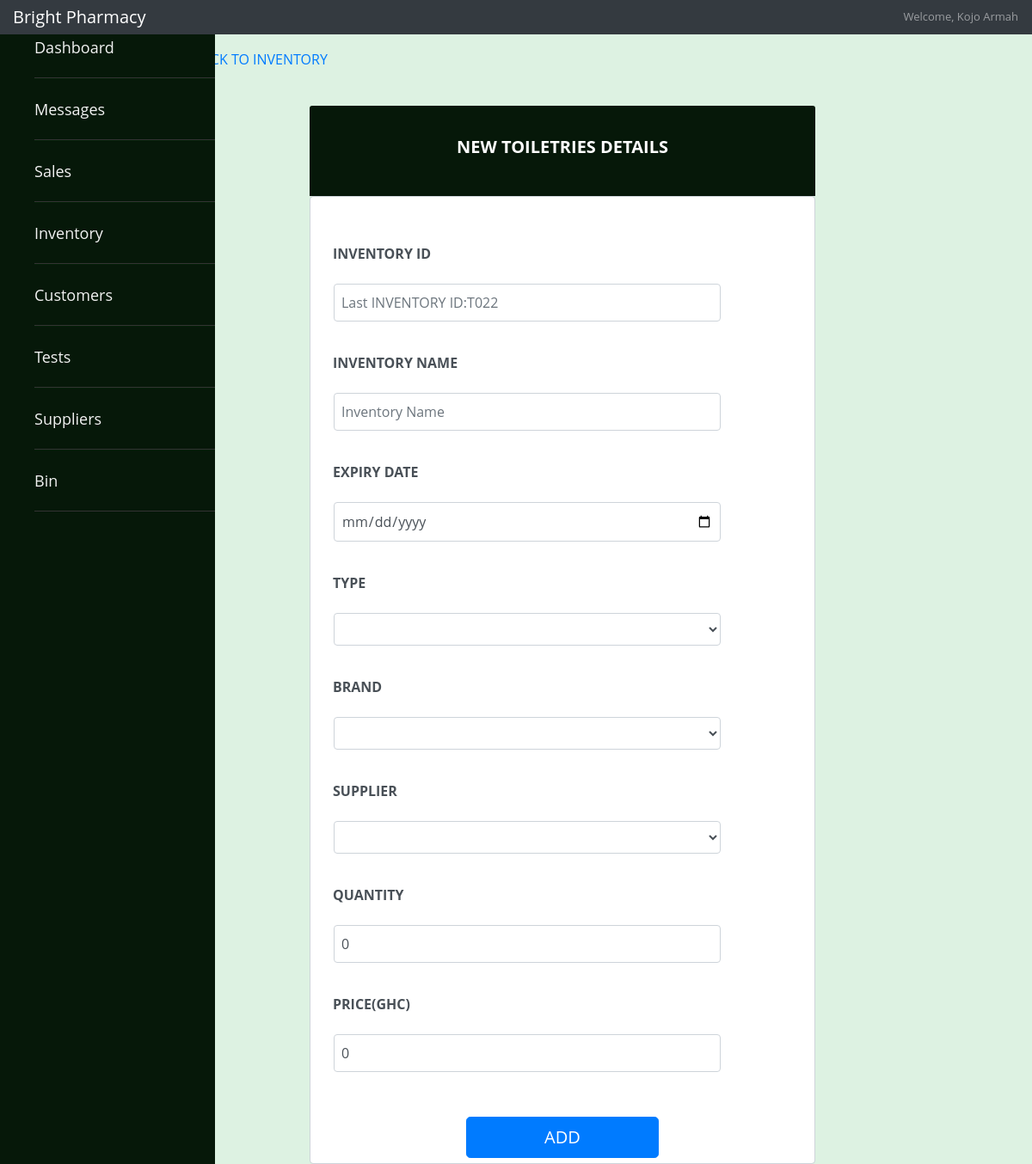
Screenshot of /employee/tinventory.php (signed in) with the database file from the repository.
### tables this page shows
CREATE TABLE `Employee_Log_in` (
  `EmployeeID` int(3) NOT NULL,
  `Password` varchar(300) NOT NULL
);

CREATE TABLE `Employee` (
  `EmployeeID` int(3) NOT NULL,
  `EmployeeFname` varchar(15) NOT NULL,
  `EmployeeLname` varchar(15) NOT NULL,
  `EmployeeGender` enum('male','female') DEFAULT NULL,
  `EmployeeDOB` date DEFAULT NULL,
  `EmployeeAddress` varchar(30) NOT NULL,
  `DepartmentID` int(11) NOT NULL,
  `ShiftTime` time NOT NULL,
  `EmploymentDate` date NOT NULL,
  `Salary` varchar(255) DEFAULT NULL,
  `EmployeeStatus` enum('Active','Inactive','On-Leave','') NOT NULL
);

CREATE TABLE `Inventory` (
  `InventoryID` varchar(6) NOT NULL,
  `InventoryName` varchar(20) NOT NULL,
  `ExpiryDate` date DEFAULT NULL,
  `SuppliersID` varchar(3) NOT NULL,
  `NumberofItems` int(100) NOT NULL,
  `Price` double NOT NULL,
  `Status` enum('Available','Unavailable') DEFAULT 'Available'
);

### employee/tinventory.php (the view, shortened to what this page needs)
<?php
     require_once("connection.php");
     if($_SESSION["loggedin"]){
        $id=$_SESSION["id"];
        $sql="SELECT * FROM Employee inner join Employee_Log_in ON Employee.EmployeeID=Employee_Log_in.EmployeeID WHERE Employee.EmployeeID='$id'";
        $results=mysqli_query($conn,$sql);
      if($row = mysqli_fetch_assoc($results)) {
        $fname=$row["EmployeeFname"];
        $lname=$row["EmployeeLname"];
    }
    $inventoryid="SELECT InventoryID from Inventory where InventoryID LIKE 'T%' ORDER BY InventoryID DESC LIMIT 1;";
    $res_inventory=mysqli_query($conn,$inventoryid);
    $row_inventory=mysqli_fetch_assoc($res_inventory);
    $last_num=$row_inventory['InventoryID'];
}
     ?>
<!DOCTYPE html>
<html lang="en">
<head>
    <link rel="stylesheet" href="https://maxcdn.bootstrapcdn.com/bootstrap/4.0.0/css/bootstrap.min.css">
    <link href="https://unpkg.com/ionicons@4.5.10-0/dist/css/ionicons.min.css" rel="stylesheet">
   <link rel="stylesheet" href="/final-melwinkle/css/main.css">
   <link rel="stylesheet" href="/final-melwinkle/css/sales.css">
</head>
<body>
<nav class="navbar navbar-dark fixed-top bg-dark flex-md-nowrap p-0 shadow">
      <a class="navbar-brand col-sm-3 col-md-2 mr-0" href="#">Bright Pharmacy</a>
      <ul class="navbar-nav px-3">
        <li class="nav-item text-nowrap">
          <a class="nav-link" href="/final-melwinkle/employee/employee_profile.php"><?php
      if($fname && $lname) {
        echo  "Welcome, ".$fname." ".$lname;
      }
      else {
        echo "Employee";
      }
    ?></a>
        </li>
      </ul>
    </nav>
    <div class="wrapper"  >
  <nav id="sidebar" aria-label="side">
<ul class="list-items">
<?php
$depart="SELECT DepartmentID from  Employee  where EmployeeID=$id";
$res=mysqli_query($conn,$depart);
$row_d=mysqli_fetch_assoc($res);
if($row_d['DepartmentID']==4){
  echo "<li><a href='/final-melwinkle/employee/administrator/administrator_dashboard.php'><i class='icon ion-md-home' size='large'></i> Dashboard</a></li>
  <li><a href='/final-melwinkle/employee/administrator/administrator_employee.php'><i class='icon ion-md-people' size='large'></i>Employee</a></li>
  <li><a href='/final-melwinkle/employee/administrator/administrator_messages.php'><i class='icon ion-md-mail' size='large'></i> Messages</a></li>";
}else{
  echo "<li><a href='/final-melwinkle/employee/employee_dashboard.php'><i class='icon ion-md-home' size='large'></i> Dashboard</a></li>
  <li><a href='/final-melwinkle/employee/employee_messages.php'><i class='icon ion-md-mail' size='large'></i> Messages</a></li>";
}
?>
<li><a href="/final-melwinkle/employee/employee_sales.php"><i class='icon ion-md-cash' size='large'></i> Sales</a></li>
<li><a href="/final-melwinkle/employee/employee_inventory.php"> <i class='icon ion-md-hammer' size='large'></i> Inventory</a></li>
<li><a href="/final-melwinkle/employee/customer/customer.php"> <i class='icon ion-md-people' size='large'></i> Customers</a></li>
<li><a href="/final-melwinkle/employee/employee_tests.php">  <i class='icon ion-md-clipboard' size='large'></i> Tests</a></li>
<li><a href="/final-melwinkle/employee/general_suppliers.php">  <i class='icon ion-md-basket' size='large'></i> Suppliers</a></li>
<li><a href='/final-melwinkle/employee/bin.php'><i class='icon ion-md-trash' size='large'></i> Bin</a></li>
</ul>
</nav>
  </div>
  <div class="row" style="padding-left:20%;padding-right:5px;margin-top:5%">
                    <h6 class="text-muted vb">
                            <a href="employee_inventory.php"><i class='icon ion-md-arrow-back' size='large'></i>BACK TO INVENTORY
                            </a>
                        </h6>
                    </div>
<div style="margin-top:3%;margin-left:30%">
<div class="card-header" style="width:70%;background:rgb(6, 24, 9)">
  <h5 class=" info-color white-text text-center py-4" style="color:white">
    <strong>NEW TOILETRIES DETAILS</strong>
  </h5>
  </div>
  <form class="form-control" action="<?php echo $_SERVER['PHP_SELF']; ?>" method="post" style="width:70%" data-parsley-validate>
<div class="md-form form-group mt-5">
<label for="inventoryid">INVENTORY ID</label><br>
<input  class="form-control" type="text" name="inventoryid" id="inventoryid" placeholder="Last INVENTORY ID:<?php echo $last_num;?> " data-parsley-pattern="^[T0-9(3)]+$" data-parsley-trigger="keyup" data-parsley-error-message='Enter ID Properly(INVENTORY NAME( T for Toiletries eg T020)' value='<?php if(isset($_GET['EID'])){echo $_GET['EID'];}?>'><br>
<label for="inventory">INVENTORY NAME</label><br>
<input  class="form-control" type="text" name="inventoryname" id="inventory" placeholder="Inventory Name" data-parsley-pattern="^[a-zA-Z0-9:- ]+$" data-parsley-trigger="keyup" data-parsley-error-message='Enter  Name Properly' value='<?php if(isset($_GET['InventoryName'])){echo $_GET['InventoryName'];}?>'><br>
<label for="date">EXPIRY DATE</label><br>
<input   class="form-control"type="date" name="expirydate" id="date" value='<?php if(isset($_GET['ED'])){echo $_GET['ED'];}?>'><br>
<label for="product">TYPE</label><br>
<select class="form-control" name="product" id="product">
<option  value='<?php if(isset($_GET['Type'])){echo $_GET['Type'];}?>'><?php if(isset($_GET['Type'])){echo $_GET['Type'];}?></option>
    <?php
    $sql="SELECT COLUMN_TYPE FROM INFORMATION_SCHEMA.COLUMNS WHERE TABLE_NAME = 'Toiletries' AND COLUMN_NAME = 'ToiletriesType' ";
    $result=mysqli_query($conn,$sql);
    while($row = mysqli_fetch_array($result)) {
       $type=$row['COLUMN_TYPE'];
       $output = str_replace("enum('", "", $type);
       $output = str_replace("')", "", $output);
       $results = explode("','", $output);
       for($i = 0; $i < count($results); $i++) {
           echo "<option name='product' id='product' value='$results[$i]'>$results[$i]</option>
       ";
       }
    }
    ?>
</select><br>
<label for="brand">BRAND</label><br>
<select class="form-control" name="brand" id="brand">
<option  value='<?php if(isset($_GET['brand'])){echo $_GET['brand'];}?>'><?php if(isset($_GET['brand'])){echo $_GET['brand'];}?></option>
    <?php
    $sql="SELECT COLUMN_TYPE FROM INFORMATION_SCHEMA.COLUMNS WHERE TABLE_NAME = 'Toiletries' AND COLUMN_NAME = 'Brand' ";
    $result=mysqli_query($conn,$sql);
    while($row = mysqli_fetch_array($result)) {
       $type=$row['COLUMN_TYPE'];
       $output = str_replace("enum('", "", $type);
       $output = str_replace("')", "", $output);
       $results = explode("','", $output);
       for($i = 0; $i < count($results); $i++) {
           echo "<option name='brand' id='brand' value='$results[$i]'>$results[$i]</option>
       ";
       }
    }
    ?>
</select><br>
<label for="supp">SUPPLIER</label><br>
<select class="form-control" name="supplier" id="supp">
<option  value='<?php if(isset($_GET['SID'])){echo $_GET['SID'];}?>'><?php if(isset($_GET['SN'])){echo $_GET['SN'];}?></option>
    <?php
     $sql_m="SELECT SuppliersID,CompanyName FROM suppliers where ProductType='Toiletries' ";
     $result_mod=mysqli_query($conn,$sql_m);
     while($row_mod = mysqli_fetch_assoc($result_mod)) {
         echo "<option name='supplier' id='supp' value={$row_mod['SuppliersID']}>{$row_mod['CompanyName']}</option>";
     }
    ?>
</select><br>
<label for="quantity">QUANTITY</label><br>
  <input class="form-control quantity" min="0" name="quantity" value="0" type="number" id="quantity" placeholder="Quantity"  data-parsley-trigger="keyup" data-parsley-error-message='Quantity Cannot be 0' value='<?php if(isset($_GET['NI'])){echo $_GET['NI'];}?>'><br>
  <label for="price">PRICE(GHC)</label><br>
  <input class="form-control quantity" min="0" name="price" value="0" type="number" id="price" placeholder="Price(Ghc)" data-parsley-trigger="keyup" data-parsley-error-message='Quantity Cannot be 0' value='<?php if(isset($_GET['Price'])){echo $_GET['Price'];}?>'><br>
</div>
<button type="submit" class="btn btn-primary btn-lg" style="margin-left:30%;width:40%" name="add" >ADD</button>
</form>
</div>
</body>
</html>

### css/main.css (style rules this page uses)
.wrapper { background: rgb(14, 80, 14); }
.form-control input { margin-bottom: 12px; width: 90%; padding: 9px 8px; flex: 5 2; margin-top:5px; margin-left:15px; background-color: fade(white, 20%); }
#sidebar { height: 100%; width: 250px; position: fixed; z-index: 1; top: 0; left: 0; background-color:rgb(14, 80, 14); overflow-x: hidden; padding-top: 20px; color: white; }
#sidebar .list-items { position: relative; background: rgb(6, 24, 9); width: 100%; height: 100%; list-style: none; }
#sidebar .list-items li { line-height: 70px; border-top: 1px solid rgb(5, 33, 9); border-bottom: 1px solid #333; transition: all 0.3s ease; }
#sidebar .list-items li:first-child { border-top: none; }
#sidebar .list-items li a { color: #f2f2f2; text-decoration: none; font-size: 18px; font-weight: 500; height: 100%; width: 100%; display: block; }

### css/sales.css (style rules this page uses)
.form-control input { padding: 5px; margin-bottom: 12px; width: 80%; padding: 9px 8px; flex: 5 2; margin-top:5px; margin-left:15px; }
.form-control label { padding:10px 9px; flex: 5 2; font-weight: bold; margin-left: 5px; margin-top: -20px; }
.form-control select { padding: 5px; margin-bottom: 12px; width: 80%; padding: 9px 8px; flex: 5 2; margin-top:5px; margin-left:15px; }
body { background-color: #ddf2e2; color:black; font-family: 'Open Sans', sans-serif; font-size: 13px; text-rendering: optimizeLegibility; -webkit-font-smoothing: antialiased; -moz-font-smoothing: antialiased; height:100%; }

### rows the page displays
employee_log_in: EmployeeID.EmployeeFname "Kojo", EmployeeID.EmployeeLname "Armah"
inventory: inventoryid "Last INVENTORY ID:T022"
